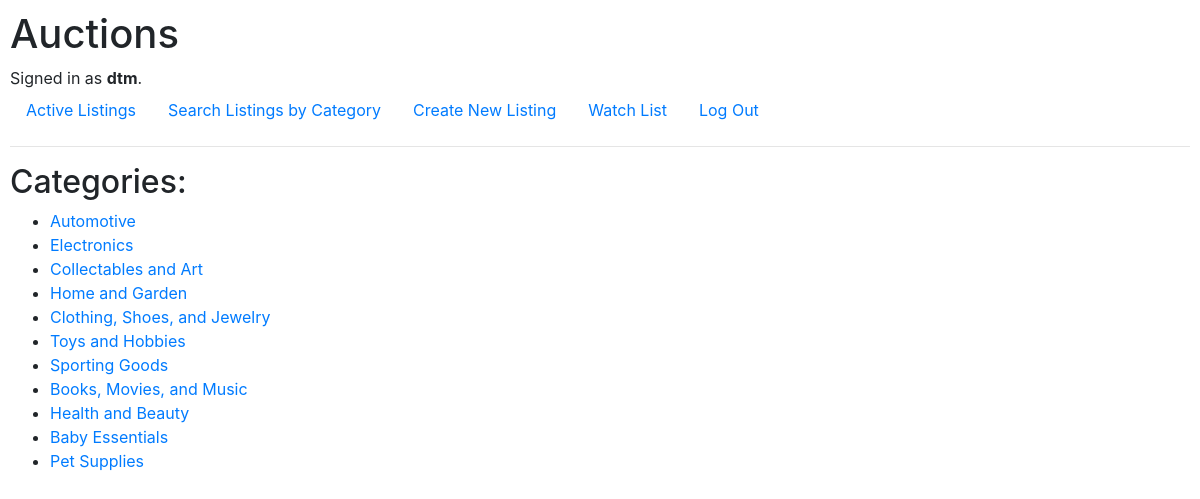
Page /categories (signed in) on the committed database.
### auctions/models.py (models this page shows, shortened)
class User(AbstractUser):
    pass

class Category(models.Model):
    category_name = models.CharField(max_length=40)

### auctions/views.py (the view)
# urls.py: path("categories", views.categories, name="categories"),
def categories(request):
    all_categories = Category.objects.all()
    return render(request, "auctions/categories.html", {
        "category" : all_categories
    })

### auctions/templates/auctions/categories.html
{% extends "auctions/layout.html" %}
{% block body %}
    <h2>Categories:</h2>
    <ul>
        {% for cat in category %}
        <li> <a href="{% url 'listing_list' category_id=cat.pk %}">{{ cat.category_name }}</a> </li>
        {% endfor %}
    </ul>
{% endblock %}

### auctions/templates/auctions/layout.html (shortened to what this page needs)
{% load static %}
<!DOCTYPE html>
<html lang="en">
    <head>
        <link rel="stylesheet" href="https://stackpath.bootstrapcdn.com/bootstrap/4.4.1/css/bootstrap.min.css">
        <link href="{% static 'auctions/styles.css' %}" rel="stylesheet">
    </head>
    <body>
        <h1>Auctions</h1>
        <div>
            {% if user.is_authenticated %}
                Signed in as <strong>{{ user.username }}</strong>.
            {% else %}
                Not signed in.
            {% endif %}
        </div>
        <ul class="nav">
            <li class="nav-item">
                <a class="nav-link" href="{% url 'index' %}">Active Listings</a>
            </li>
            <li class="nav-item">
                <a class="nav-link" href="{% url 'categories' %}">Search Listings by Category</a>
            </li>
            {% if user.is_authenticated %}
                <li class="nav-item">
                    <a class="nav-link" href="{% url 'create' %}">Create New Listing</a>
                </li>
                <li class="nav-item">
                    <a class="nav-link" href="{% url 'displayWatchList' %}">Watch List</a>
                </li>
                <li class="nav-item">
                    <a class="nav-link" href="{% url 'logout' %}">Log Out</a>
                </li>
            {% endif %}
        </ul>
        <hr>
        {% block body %}
        {% endblock %}
    </body>
</html>

### auctions/static/auctions/styles.css (style rules this page uses)
body { padding: 10px; }

### rows in the picture
User: username "dtm"
Category: category_name "Automotive"
Category: category_name "Electronics"
Category: category_name "Collectables and Art"
Category: category_name "Home and Garden"
Category: category_name "Clothing, Shoes, and Jewelry"
Category: category_name "Toys and Hobbies"
Category: category_name "Sporting Goods"
Category: category_name "Books, Movies, and Music"
Category: category_name "Health and Beauty"
Category: category_name "Baby Essentials"
Category: category_name "Pet Supplies"
